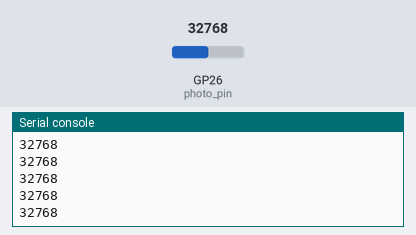
Recording of a program running on a simulated Raspberry Pi Pico running MicroPython. Shown: the last lines printed to the serial console. The test bench sets the inputs (shaded band); at power-on: GP26 (photo_pin) = 32768 (analog values on the 0–65535 scale).

Above: at 1.2 s.
1.3 s: GP26 (photo_pin) set to 45874
At 1.56 s:
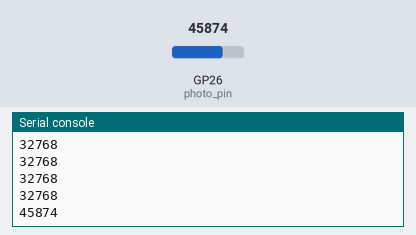
2.8 s: GP26 (photo_pin) set to 57670
At 2.96 s:
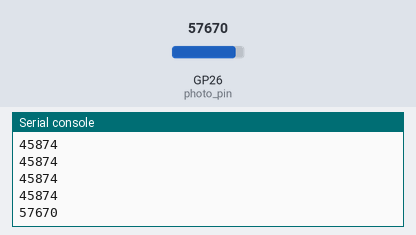
Timing chart, 0 to 5.8 s (numbered marks = the images above; inputs shaded):
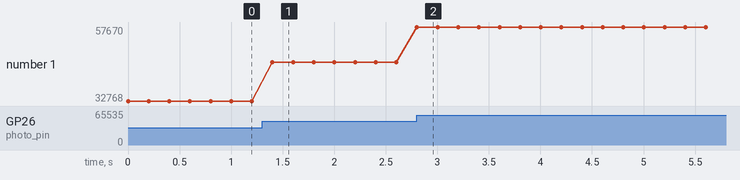

The program:

photo_sensor.py
```python
# https://peppe8o.com/how-to-use-a-photoresistor-with-raspberry-pi-pico/
# https://www.coderdojotc.org/micropython/sensors/02-photosensor/
from machine import ADC, Pin
from time import sleep

photo_pin = machine.ADC(26)

while True:
    val = photo_pin.read_u16()
    print(val)
    sleep(.2)
```

Measured:
- after the input at 1.3 s, the serial console: prints a new line after 0.10 s (image 1)
- after the input at 2.8 s, the serial console: prints a new line at once (image 2)
- plotted number 1: 32768 → 45874 after the input at 1.3 s, 45874 → 57670 after the input at 2.8 s
